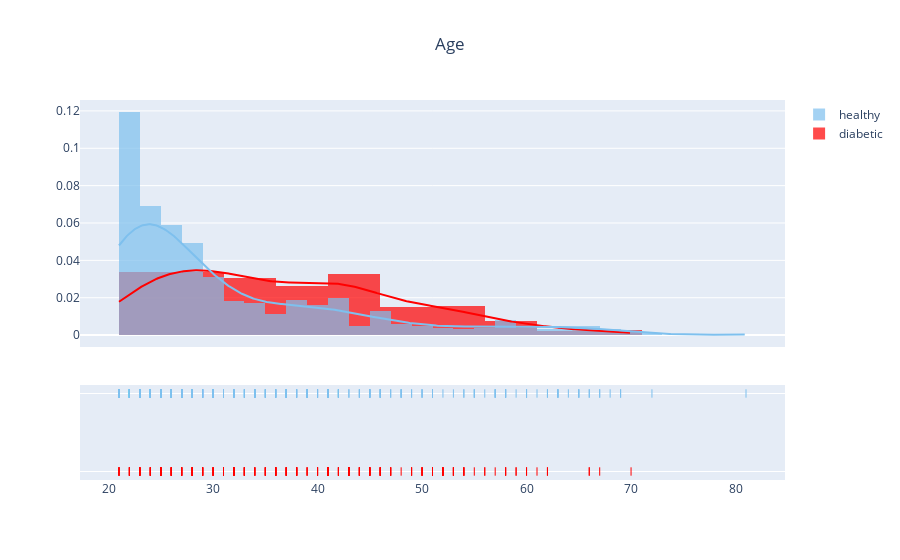

The code cell stored with this chart in its notebook:
### Markdown cell above
### Age distribution

### Code cell
plot_distribution('Age', 0)

### Figure 1 — Plotly figure (JSON) as saved in the notebook; plotly's stock layout.template omitted (floating-point values rounded to 4 significant figures; data arrays with more than 128 entries replaced by an {"elided": "..."} marker saying what was removed)
{"data": [{"autobinx": false, "histnorm": "probability density", "legendgroup": "diabetic", "marker": {"color": "red"}, "name": "diabetic", "opacity": 0.7, "type": "histogram", "x": {"elided": "268 int values"}, "xaxis": "x", "xbins": {"end": 70, "size": 0, "start": 21}, "yaxis": "y"}, {"autobinx": false, "histnorm": "probability density", "legendgroup": "healthy", "marker": {"color": "#7EC0EE"}, "name": "healthy", "opacity": 0.7, "type": "histogram", "x": {"elided": "500 int values"}, "xaxis": "x", "xbins": {"end": 81, "size": 0, "start": 21}, "yaxis": "y"}, {"legendgroup": "diabetic", "marker": {"color": "red"}, "mode": "lines", "name": "diabetic", "showlegend": false, "type": "scatter", "x": {"elided": "500 float values"}, "xaxis": "x", "y": {"elided": "500 float values"}, "yaxis": "y"}, {"legendgroup": "healthy", "marker": {"color": "#7EC0EE"}, "mode": "lines", "name": "healthy", "showlegend": false, "type": "scatter", "x": {"elided": "500 float values"}, "xaxis": "x", "y": {"elided": "500 float values"}, "yaxis": "y"}, {"legendgroup": "diabetic", "marker": {"color": "red", "symbol": "line-ns-open"}, "mode": "markers", "name": "diabetic", "showlegend": false, "type": "scatter", "x": {"elided": "268 int values"}, "xaxis": "x", "y": {"elided": "268 str values"}, "yaxis": "y2"}, {"legendgroup": "healthy", "marker": {"color": "#7EC0EE", "symbol": "line-ns-open"}, "mode": "markers", "name": "healthy", "showlegend": false, "type": "scatter", "x": {"elided": "500 int values"}, "xaxis": "x", "y": {"elided": "500 str values"}, "yaxis": "y2"}], "layout": {"barmode": "overlay", "hovermode": "closest", "legend": {"traceorder": "reversed"}, "title": {"text": "Age", "x": 0.5}, "xaxis": {"anchor": "y2", "domain": [0, 1], "zeroline": false}, "yaxis": {"anchor": "free", "domain": [0.35, 1], "position": 0}, "yaxis2": {"anchor": "x", "domain": [0, 0.25], "dtick": 1, "showticklabels": false}}}
